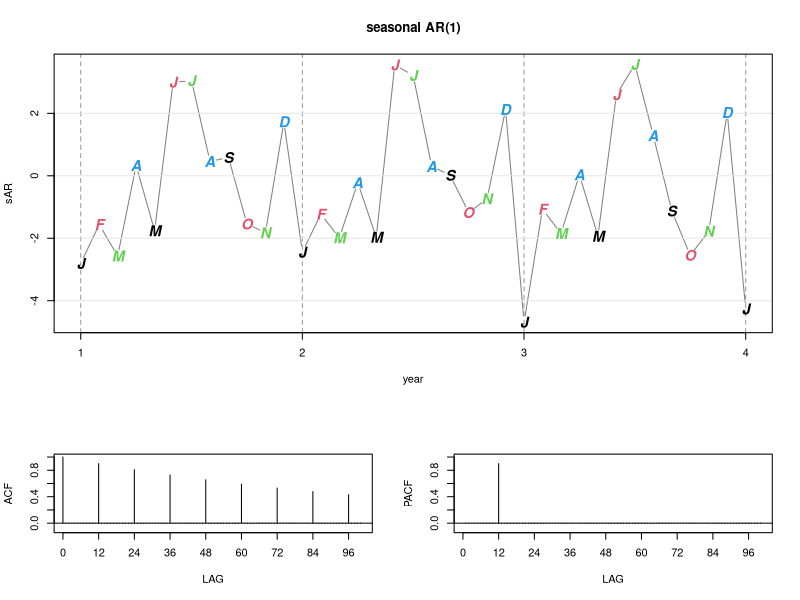

R code for this plot:
# Chapter 3.9 Multiplicative Seasonal ARIMA Models

# 3.9 Multiplicative Seasonal ARIMA Models --------------------------------
## Example3.46 A Seasonal AR Series 
set.seed(666)
phi <- c(rep(0,11),.9)
sAR <-  arima.sim(list(order=c(12,0,0), ar=phi), n=37)
sAR <-  ts(sAR, freq=12)
layout(matrix(c(1,1,2, 1,1,3), nc=2))
plot(sAR, axes=FALSE, col='#808080', main='seasonal AR(1)', xlab="year", type='c')
abline(v=1:4, lty=2, col=gray(.6))
abline(h=seq(-4,2,2), col=gray(.9), lty=1)
Months <- c("J","F","M","A","M","J","J","A","S","O","N","D")
points(sAR, pch=Months, cex=1.35, font=4, col=1:4) 
axis(1,1:4) 
axis(2)
box()

## lower part of the plot
ACF <- ARMAacf(ar=phi, ma=0, 100)[-1]  # [-1] removes 0 lag
PACF <- ARMAacf(ar=phi, ma=0, 100, pacf=TRUE)
plot(ACF, type="h", xlab="LAG", ylim=c(-.1,1), axes=FALSE);
segments(0,0,0,1)
axis(1, seq(0,100,by=12))
axis(2)
box()
abline(h=0)
plot(PACF, type="h", xlab="LAG", ylim=c(-.1,1), axes=FALSE);
axis(1, seq(0,100,by=12))
axis(2)
box()
abline(h=0)
dev.off()
